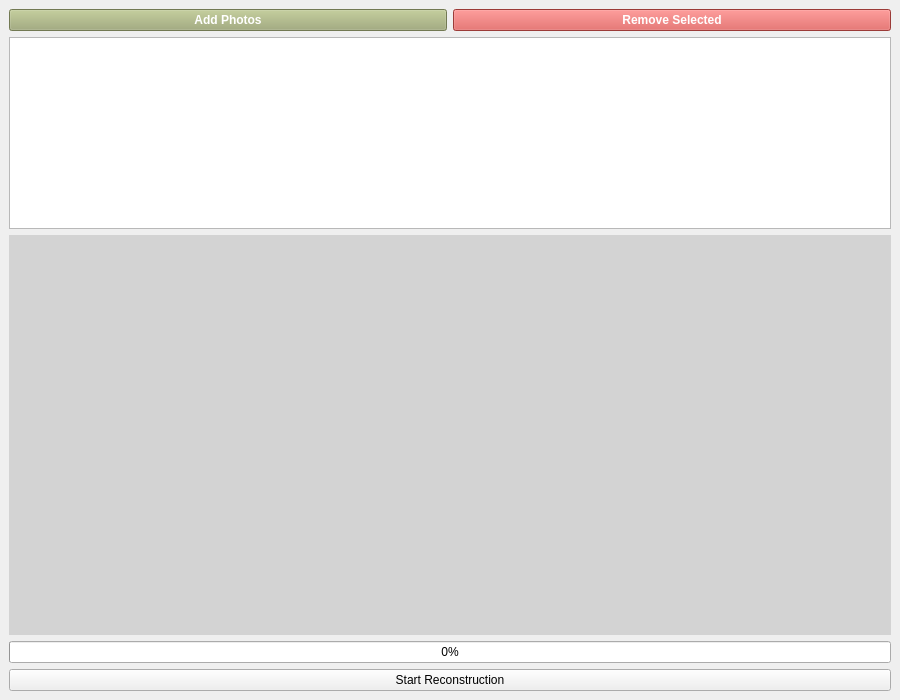
<?xml version="1.0" encoding="UTF-8"?>
<ui version="4.0">
 <class>window</class>
 <widget class="QMainWindow" name="window">
  <property name="geometry">
   <rect>
    <x>0</x>
    <y>0</y>
    <width>900</width>
    <height>700</height>
   </rect>
  </property>
  <widget class="QWidget" name="centralwidget">
   <layout class="QVBoxLayout" name="verticalLayout">
    
    <item>
     <layout class="QHBoxLayout" name="photoButtonsLayout">
      <item>
       <widget class="QPushButton" name="addPhotosButton">
        <property name="text">
         <string>Add Photos</string>
        </property>
        <property name="styleSheet">
         <string notr="true">background-color: #9FAA74; color: white; font-weight: bold;</string>
        </property>
       </widget>
      </item>
      <item>
       <widget class="QPushButton" name="removePhotoButton">
        <property name="text">
         <string>Remove Selected</string>
        </property>
        <property name="styleSheet">
         <string notr="true">background-color: #d9534f; color: white; font-weight: bold;</string>
        </property>
       </widget>
      </item>
     </layout>
    </item>

    <item>
     <widget class="QListWidget" name="imageListWidget">
      <property name="selectionMode">
       <enum>QAbstractItemView::ExtendedSelection</enum>
      </property>
     </widget>
    </item>

    <item>
     <widget class="QWidget" name="viewer3DWidget" native="true">
       <property name="minimumSize">
        <size>
         <width>0</width>
         <height>400</height>
        </size>
       </property>
       <property name="styleSheet">
        <string notr="true">background-color: lightgray;</string>
       </property>
     </widget>
    </item>

    <item>
     <widget class="QProgressBar" name="progressBar">
      <property name="value">
       <number>0</number>
      </property>
     </widget>
    </item>

    <item>
     <widget class="QPushButton" name="startButton">
      <property name="text">
       <string>Start Reconstruction</string>
      </property>
     </widget>
    </item>

   </layout>
  </widget>
 </widget>
 <resources/>
 <connections/>
</ui>
